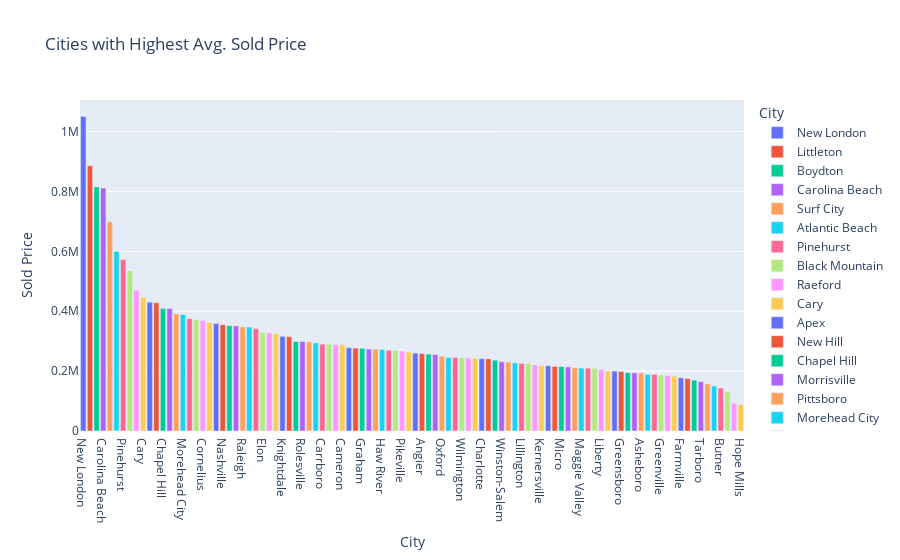

Notebook code cell kept with this figure:
### Code cell
#Create a variable for the top 10 cities with the highest average sold price
top10 = th_df.groupby('City')['Sold Price'].mean().nlargest(373).reset_index()

#Plot the top 10 cities with the highest average sold price
fig = px.bar(top10, x='City', y='Sold Price',color='City', template='plotly',
             title='Cities with Highest Avg. Sold Price') 
fig.update_traces(textposition='outside')
fig.show()
